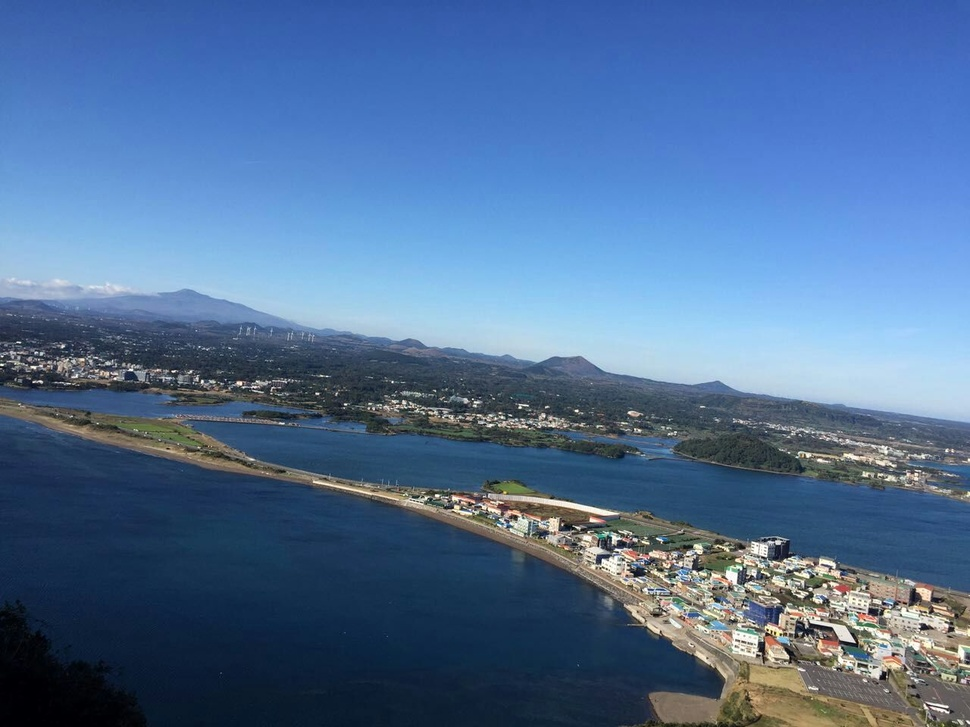
#> input picture opencv/0001.jpg, 970 x 727 px, shrunk from 1280 x 960 before the run
$ python '017_轮廓.py'   (older library calls are emulated)
#> lines starting #> are read from the running program, lines starting #| are printed output that depends on the picture; after the words box and inside, x2 and y2 are one past the last pixel; in counts of white or black regions, pixels touching at a corner belong together
# -*- coding: utf-8 -*-
"""
Created on Mon Apr 15 13:48:21 2019

@author: yangna

@e-mail: ityangna0402@163.com
"""

import cv2

#轮廓可以简单的认为将连续的点(连着边界)连在一起的曲线,具有相同的颜色或者灰度=>相同灰度值的边界
#轮廓在形状分析和物体检测和识别中很有用
# 更加准确,要使用二值化图像,寻找轮廓之前,要进行阈值化处理或是Canny边界检测
# 查找轮廓的函数会修改原始图像,在找到轮廓之后还想使用原始图像的话要将原始图像存储在其他变量中
# 要找的应该是白色而背景应该是黑色
#如何在一个二值化的图像中查找轮廓
# cv2.findContours()<=输入图像,轮廓检索模式,轮廓近似方法
#  返回值:图像,轮廓(列表,存储图像中所有的轮廓numpy数组),轮廓的层析接口
#怎么绘制轮廓
# cv2.drawContours()被用来绘制轮廓<=原始图像,轮廓,轮廓的索引(绘制独立轮廓的时候有用,-1的时候绘制所有的轮廓),轮廓的颜色和厚度
#  可以根据你提供的边界点绘制任何形状

img = cv2.imread('0001.jpg')
#> img is the input picture: shape (727, 970, 3); mean B, G, R 150, 111.2, 80.5
imgray = cv2.cvtColor(img, cv2.COLOR_BGR2GRAY)
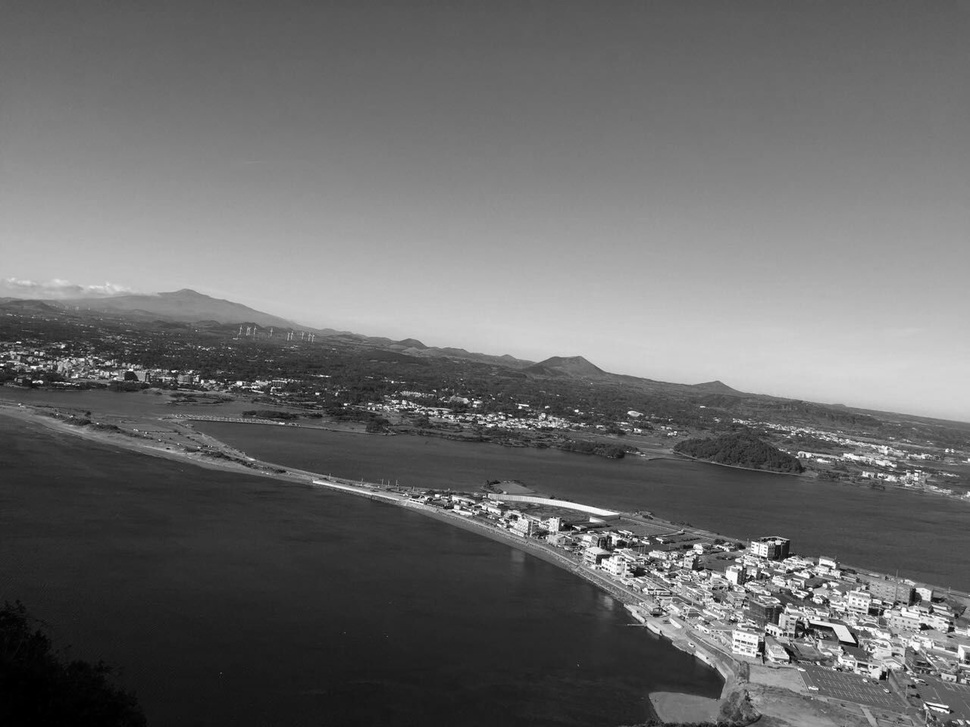
#> imgray: shape (727, 970); min 0, max 255, mean 106.4
ret,thresh = cv2.threshold(imgray, 127, 255, 0)#做threshold要是在二值化的图像上操作
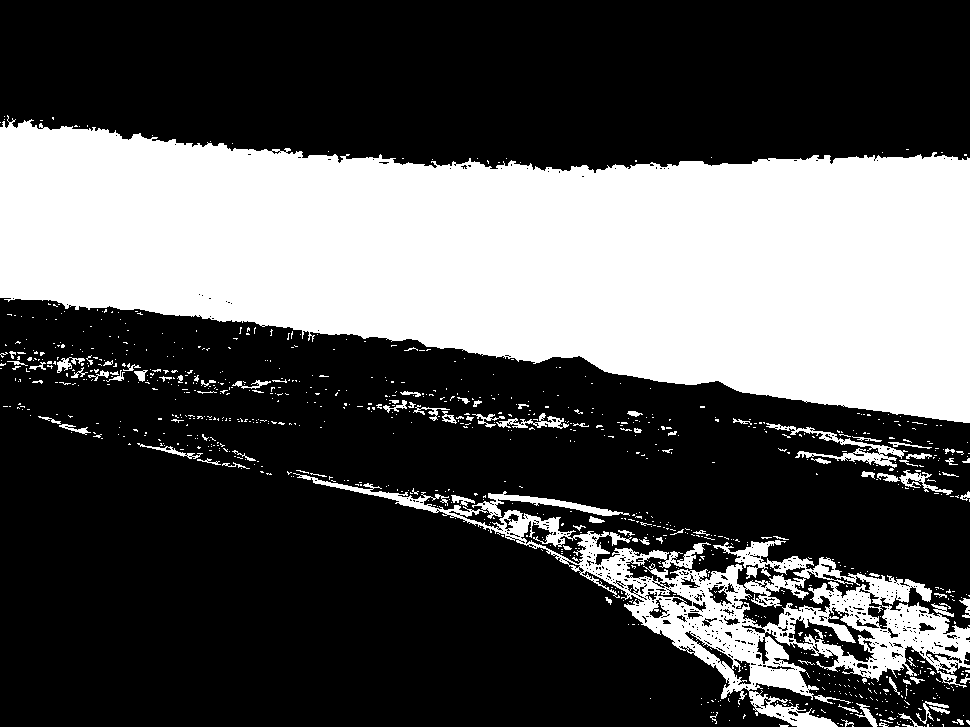
#> thresh: shape (727, 970); 33.3% white; 983 white regions (886 under 20 px)
#轮廓的近似方法
#会存贮形状边界上所有的(x,y)坐标,需要将所有的这些边界点都存储吗
#参数如果被设置为cv2.CHAIN_APPROX_NONE所有的边界点都会被存储
#cv2.CHAIN_APPROX_SIMPLE会将轮廓上的冗余点都去掉,压缩轮廓,从而节省内存开支
image,contours,hierarchy = cv2.findContours(thresh, cv2.RETR_TREE, cv2.CHAIN_APPROX_SIMPLE)
#> contours = 1786 contours, 1659 with area under 20; largest, box (x1, y1, x2, y2) and area: (0, 115, 970, 423) 194534, (293, 473, 970, 727) 36042, (735, 570, 871, 629) 2575, (787, 606, 876, 663) 1778, (766, 423, 908, 468) 1018

#绘制独立轮廓,绘制第4个轮廓
img_a = cv2.drawContours(img, contours, -1, (0,255,0), 3)
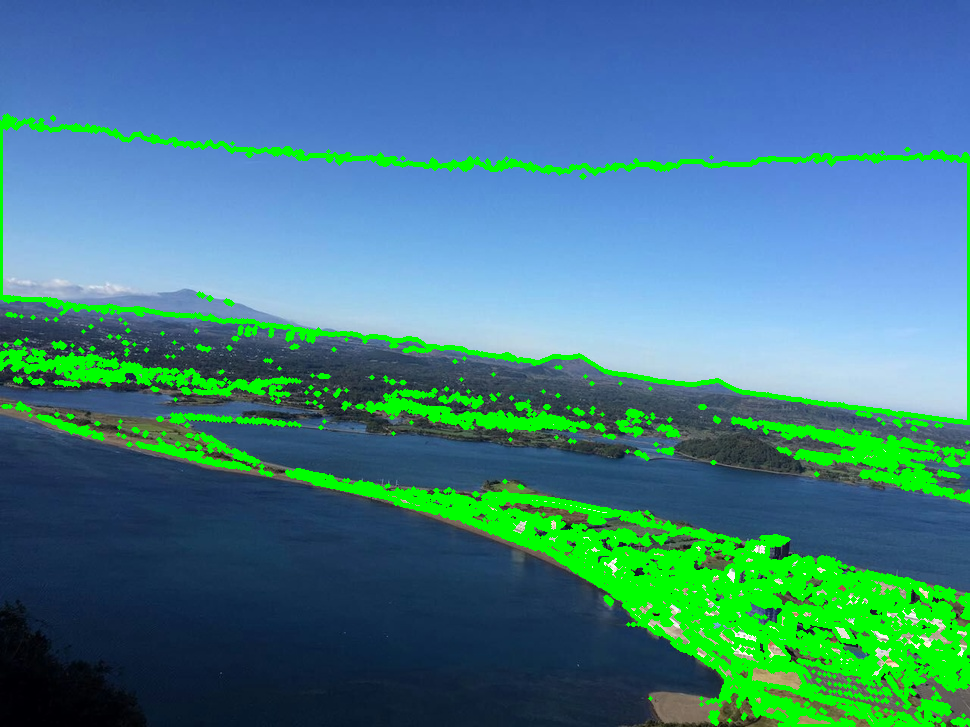
#> img_a: shape (727, 970, 3); mean B, G, R 134, 125.9, 64.9
img_4 = cv2.drawContours(img, contours, 3, (0,255,0), 3)
cv2.imshow('img_a', img_a)
cv2.imshow('img_4', img_4)

cv2.waitKey(0)
cv2.destroyAllWindows()

$ run again, with opencv/0002.jpg copied over opencv/0001.jpg
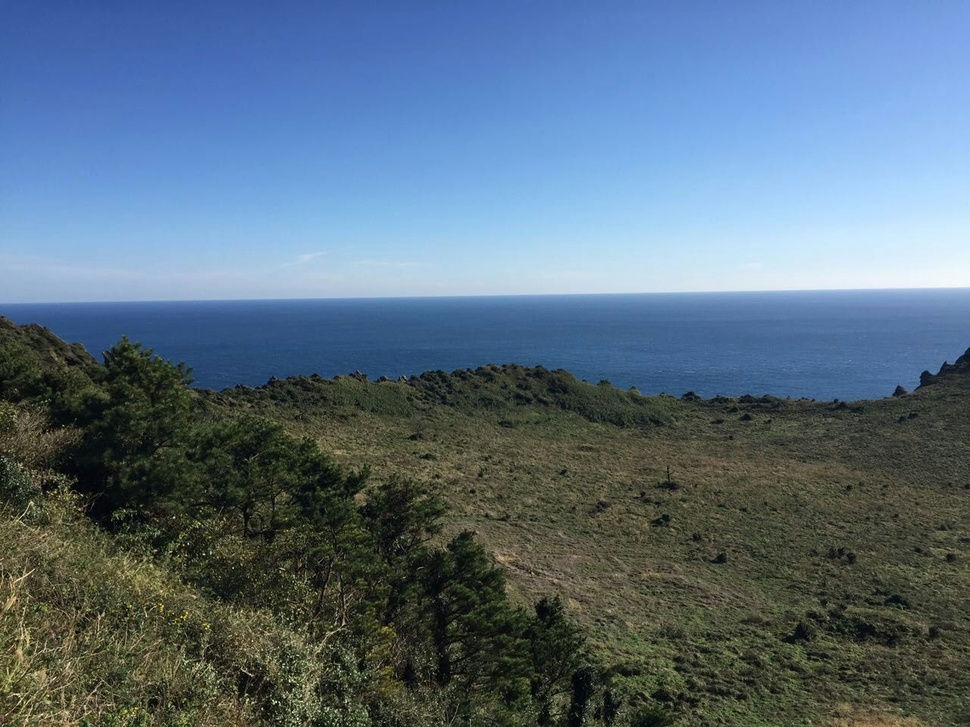
#> input picture opencv/0002.jpg, 970 x 727 px, shrunk from 1280 x 960 before the run
#> img is the input picture: shape (727, 970, 3); mean B, G, R 127.7, 110.1, 89.1
#> `ret,thresh = cv2.threshold(imgray, 127, 255, 0)#做threshold要是在二值化的图像上操作`:
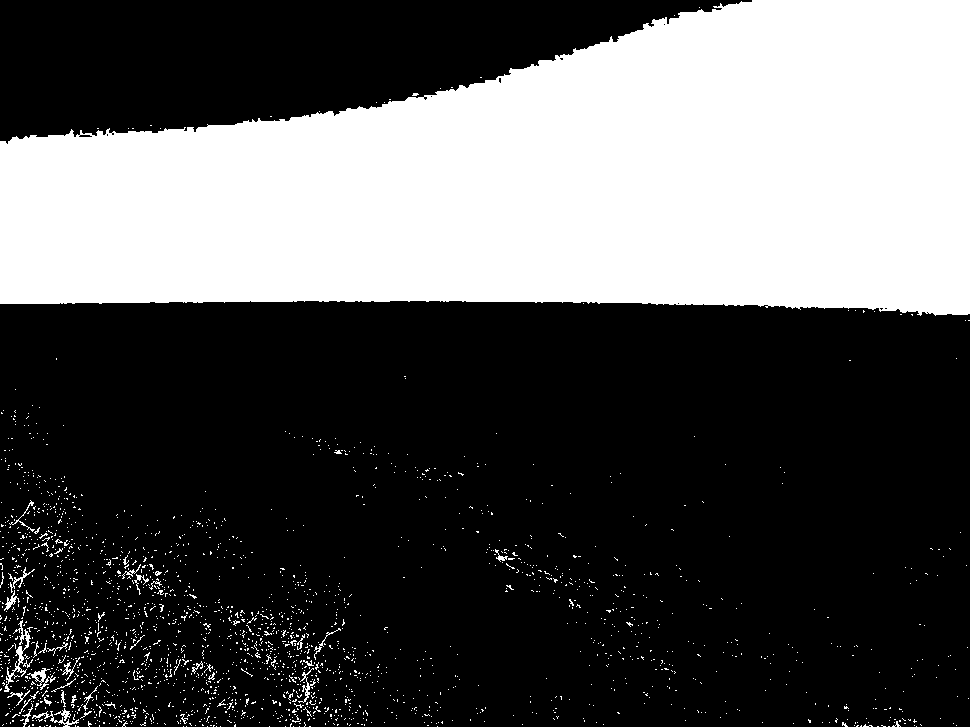
#> thresh: shape (727, 970); 33.4% white; 2162 white regions (2116 under 20 px)
#> contours = 2218 contours, 2198 with area under 20; largest, box (x1, y1, x2, y2) and area: (0, 0, 970, 316) 226291, (4, 620, 31, 692) 210, (27, 668, 50, 686) 110, (32, 711, 79, 727) 74, (4, 590, 20, 611) 68
#> `img_a = cv2.drawContours(img, contours, -1, (0,255,0), 3)`:
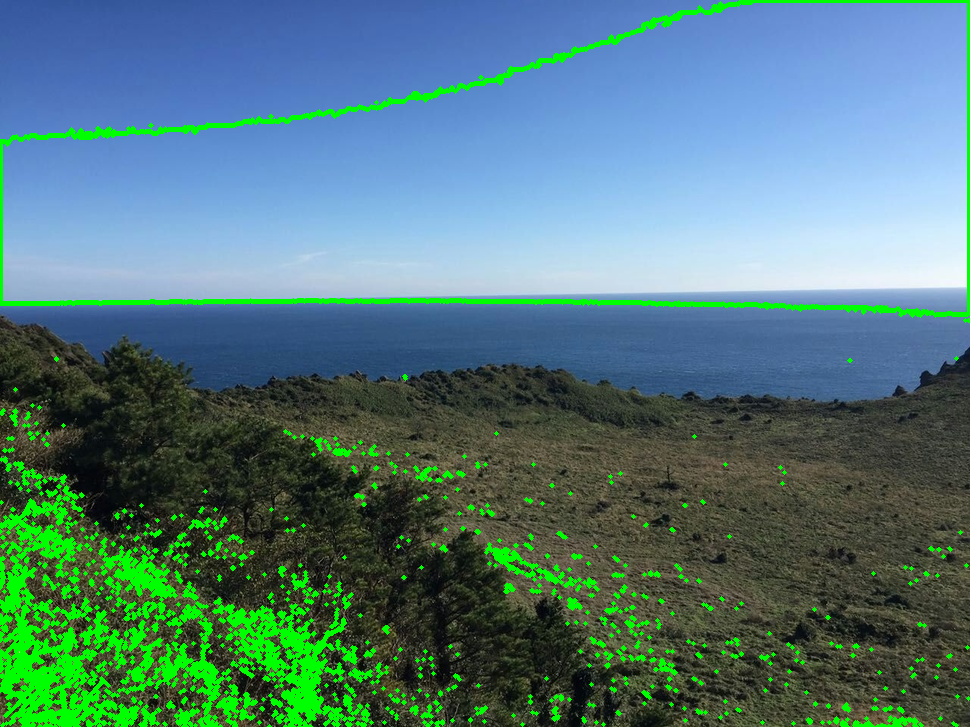
#> img_a: shape (727, 970, 3); mean B, G, R 120.4, 121.1, 81.5
